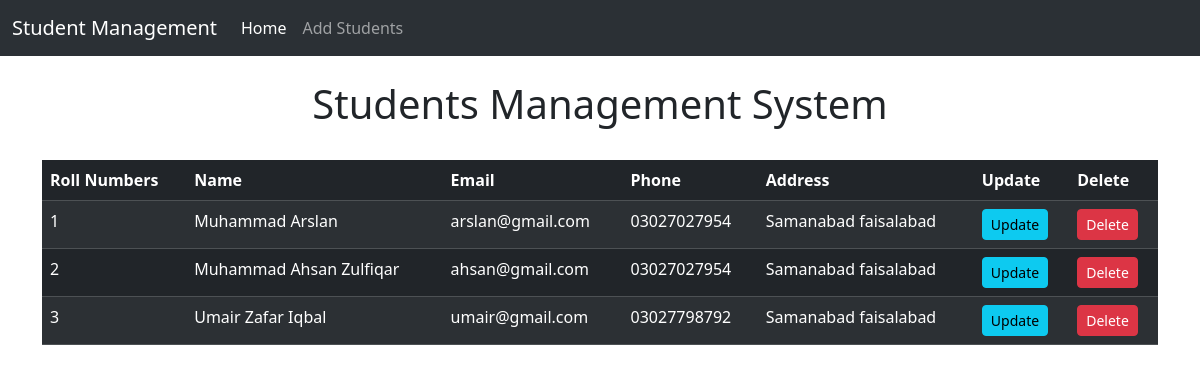
/std/, run on the app's committed database.
### std/models.py (models this page shows)
class Student(models.Model):
    roll = models.CharField(max_length=100)
    name = models.CharField(max_length=50)
    email = models.CharField(max_length=150)
    address = models.CharField(max_length=300)
    phone = models.CharField(max_length=11)

### std/views.py (the view)
# urls.py: path("", home),
def home(request):
    std = Student.objects.all()
    return render(request,'std/home.html', {'std':std})

### templates/std/home.html (shortened to what this page needs)
<!doctype html>
<html lang="en">
  <head>
    <link href="https://cdn.jsdelivr.net/npm/bootstrap@5.3.3/dist/css/bootstrap.min.css" rel="stylesheet">
  </head>
  <body>
    {% include "std/navbar.html" %}
    <div class="container">
    <h1 class="text-center py-4">Students Management System</h1>
    <table class="table table-dark table-hover table-striped">
      <thead>
        <tr>
          <th scope="col">Roll Numbers</th>
          <th scope="col">Name</th>
          <th scope="col">Email</th>
          <th scope="col">Phone</th>
          <th scope="col">Address</th>
          <th scope="col">Update</th>
          <th scope="col">Delete</th>
        </tr>
      </thead>
      <tbody>
        {% for s in std %}
        <tr>
          <td>{{ s.roll }}</td>
          <td>{{ s.name }}</td>
          <td>{{ s.email }}</td>
          <td>{{ s.phone }}</td>
          <td>{{ s.address }}</td>
          <td><a href="/std/std-update/{{ s.id }}" class="btn btn-sm btn-info">Update</a></td>
          <td><a href="/std/std-delete/{{ s.id }}" class="btn btn-sm btn-danger">Delete</a></td>
        </tr>
        {% endfor %}
      </tbody>
    </table>
  </div>
  </body>
</html>

### templates/std/navbar.html (shortened to what this page needs)
<nav class="navbar navbar-expand-lg bg-body-tertiary " data-bs-theme="dark">
    <div class="container-fluid ">
      <a class="navbar-brand" href="/std/">Student Management</a>
      <div class="collapse navbar-collapse" id="navbarSupportedContent">
        <ul class="navbar-nav me-auto mb-2 mb-lg-0">
          <li class="nav-item">
            <a class="nav-link active" aria-current="page" href="/std/">Home</a>
          </li>
          <li class="nav-item">
            <a class="nav-link" href="/std/add-std/">Add Students</a>
          </li>
        </ul>
      </div>
    </div>
  </nav>

### data on the page
Student: roll "1", name "Muhammad Arslan", email "arslan@gmail.com", phone "03027027954", address "Samanabad faisalabad"
Student: roll "2", name "Muhammad Ahsan Zulfiqar", email "ahsan@gmail.com", phone "03027027954", address "Samanabad faisalabad"
Student: roll "3", name "Umair Zafar Iqbal", email "umair@gmail.com", phone "03027798792", address "Samanabad faisalabad"
